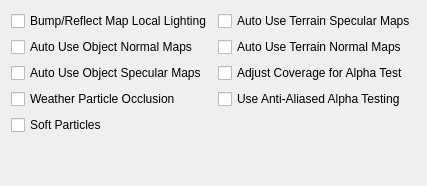
           <widget class="QWidget" name="shadersTab">
            <attribute name="title">
             <string>Shaders</string>
            </attribute>
            <layout class="QHBoxLayout" name="horizontalShadersLayout">
             <item>
              <layout class="QGridLayout" name="shaderLayout">
               <item row="0" column="0">
                <layout class="QGridLayout" name="shadersLayout" columnstretch="0,0">
                 <item row="1" column="0">
                  <widget class="QCheckBox" name="autoUseObjectNormalMapsCheckBox">
                   <property name="toolTip">
                    <string>&lt;html&gt;&lt;head/&gt;&lt;body&gt;&lt;p&gt;If this option is enabled, normal maps are automatically recognized and used if they are named appropriately
                  (see 'normal map pattern', e.g. for a base texture foo.dds, the normal map texture would have to be named foo_n.dds).
                  If this option is disabled, normal maps are only used if they are explicitly listed within the mesh file (.nif or .osg file). Affects objects.&lt;/p&gt;&lt;/body&gt;&lt;/html&gt;</string>
                   </property>
                   <property name="text">
                    <string>Auto Use Object Normal Maps</string>
                   </property>
                  </widget>
                 </item>
                 <item row="6" column="0">
                  <widget class="QCheckBox" name="softParticlesCheckBox">
                   <property name="toolTip">
                    <string>&lt;html&gt;&lt;head/&gt;&lt;body&gt;&lt;p&gt;Enables soft particles for particle effects. This technique softens the intersection between individual particles and other opaque geometry by blending between them.&lt;/p&gt;&lt;/body&gt;&lt;/html&gt;</string>
                   </property>
                   <property name="text">
                    <string>Soft Particles</string>
                   </property>
                  </widget>
                 </item>
                 <item row="3" column="0">
                  <widget class="QCheckBox" name="autoUseObjectSpecularMapsCheckBox">
                   <property name="toolTip">
                    <string>&lt;html&gt;&lt;head/&gt;&lt;body&gt;&lt;p&gt;If this option is enabled, specular maps are automatically recognized and used if they are named appropriately
                  (see 'specular map pattern', e.g. for a base texture foo.dds,
                  the specular map texture would have to be named foo_spec.dds).
                  If this option is disabled, normal maps are only used if they are explicitly listed within the mesh file
                  (.osg file, not supported in .nif files). Affects objects.&lt;/p&gt;&lt;/body&gt;&lt;/html&gt;</string>
                   </property>
                   <property name="text">
                    <string>Auto Use Object Specular Maps</string>
                   </property>
                  </widget>
                 </item>
                 <item row="1" column="1">
                  <widget class="QCheckBox" name="autoUseTerrainNormalMapsCheckBox">
                   <property name="toolTip">
                    <string>&lt;html&gt;&lt;head/&gt;&lt;body&gt;&lt;p&gt;See 'auto use object normal maps'. Affects terrain.&lt;/p&gt;&lt;/body&gt;&lt;/html&gt;</string>
                   </property>
                   <property name="text">
                    <string>Auto Use Terrain Normal Maps</string>
                   </property>
                  </widget>
                 </item>
                 <item row="8" column="1">
                  <spacer name="verticalSpacer_12">
                   <property name="orientation">
                    <enum>Qt::Vertical</enum>
                   </property>
                   <property name="sizeHint" stdset="0">
                    <size>
                     <width>20</width>
                     <height>40</height>
                    </size>
                   </property>
                  </spacer>
                 </item>
                 <item row="0" column="1">
                  <widget class="QCheckBox" name="autoUseTerrainSpecularMapsCheckBox">
                   <property name="toolTip">
                    <string>&lt;html&gt;&lt;head/&gt;&lt;body&gt;&lt;p&gt;If a file with pattern 'terrain specular map pattern' exists, use that file as a 'diffuse specular' map. The texture must contain the layer colour in the RGB channel (as usual), and a specular multiplier in the alpha channel.&lt;/p&gt;&lt;/body&gt;&lt;/html&gt;</string>
                   </property>
                   <property name="text">
                    <string>Auto Use Terrain Specular Maps</string>
                   </property>
                  </widget>
                 </item>
                 <item row="3" column="1">
                  <widget class="QCheckBox" name="adjustCoverageForAlphaTestCheckBox">
                   <property name="toolTip">
                    <string>&lt;html&gt;&lt;head/&gt;&lt;body&gt;&lt;p&gt;Simulate coverage-preserving mipmaps to prevent alpha-tested meshes shrinking as they get further away. Will cause meshes whose textures have coverage-preserving mipmaps to grow, though, so refer to mod installation instructions for how to set this.&lt;/p&gt;&lt;/body&gt;&lt;/html&gt;</string>
                   </property>
                   <property name="text">
                    <string>Adjust Coverage for Alpha Test</string>
                   </property>
                  </widget>
                 </item>
                 <item row="4" column="1">
                  <widget class="QCheckBox" name="antialiasAlphaTestCheckBox">
                   <property name="toolTip">
                    <string>&lt;html&gt;&lt;head/&gt;&lt;body&gt;&lt;p&gt;Allows MSAA to work with alpha-tested meshes, producing better-looking edges without pixelation. Can negatively impact performance.&lt;/p&gt;&lt;/body&gt;&lt;/html&gt;</string>
                   </property>
                   <property name="text">
                    <string>Use Anti-Aliased Alpha Testing</string>
                   </property>
                  </widget>
                 </item>
                 <item row="0" column="0">
                  <widget class="QCheckBox" name="bumpMapLocalLightingCheckBox">
                   <property name="toolTip">
                    <string>&lt;html&gt;&lt;head/&gt;&lt;body&gt;&lt;p&gt;Normally environment map reflections aren't affected by lighting, which makes environment-mapped (and thus bump-mapped objects) glow in the dark.
                  Morrowind Code Patch includes an option to remedy that by doing environment-mapping before applying lighting, this is the equivalent of that option.
                  Affected objects will use shaders.
                  &lt;/p&gt;&lt;/body&gt;&lt;/html&gt;</string>
                   </property>
                   <property name="text">
                    <string>Bump/Reflect Map Local Lighting</string>
                   </property>
                  </widget>
                 </item>
                 <item row="4" column="0">
                  <widget class="QCheckBox" name="weatherParticleOcclusionCheckBox">
                   <property name="toolTip">
                    <string>&lt;html&gt;&lt;head/&gt;&lt;body&gt;&lt;p&gt;EXPERIMENTAL: Stop rain and snow from falling through overhangs and roofs.&lt;/p&gt;&lt;/body&gt;&lt;/html&gt;</string>
                   </property>
                   <property name="text">
                    <string>Weather Particle Occlusion</string>
                   </property>
                  </widget>
                 </item>
                </layout>
               </item>
              </layout>
             </item>
            </layout>
           </widget>
